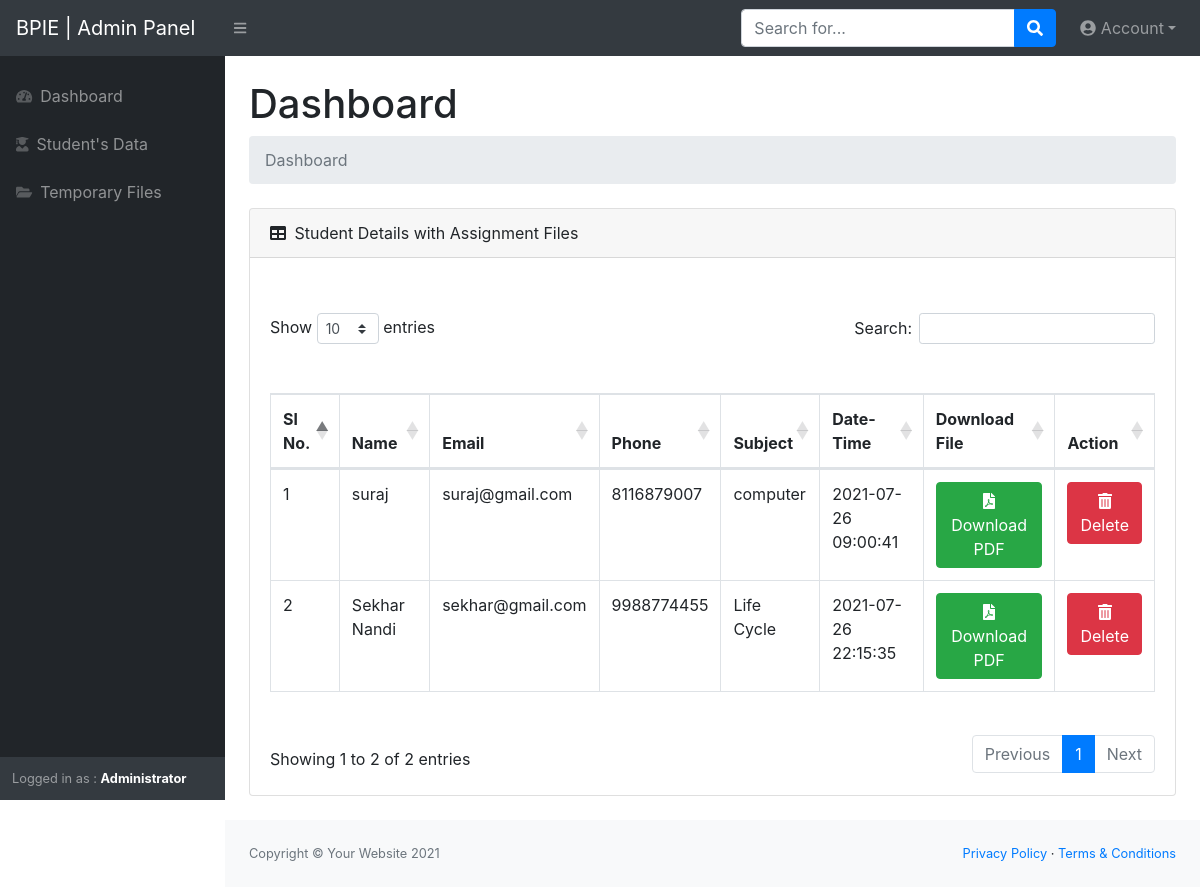
/admin/dashboard1.php (signed in), run on the app's committed database.
### tables this page shows
CREATE TABLE `users` (
  `id` int(11) NOT NULL,
  `name` varchar(255) NOT NULL,
  `email` varchar(255) NOT NULL,
  `phone` varchar(255) NOT NULL,
  `subject` varchar(255) NOT NULL,
  `document` varchar(255) NOT NULL,
  `message` varchar(255) NOT NULL,
  `status` enum('A','D') NOT NULL DEFAULT 'A' COMMENT 'A-Active, D-Deactivate',
  `submitted_date` datetime DEFAULT current_timestamp()
);

### admin/dashboard1.php (the view, shortened to what this page needs)
<?php require('./header.php'); ?>
<?php require('./navbar.php'); ?>
<?php
include '../config/connection.php';
$sql = "select * from users where status='A'";
$result = mysqli_query($conn, $sql);
?>
<div id="layoutSidenav_content">
    <main>
        <div class="container-fluid">
            <h1 class="mt-4">Dashboard</h1>
            <ol class="breadcrumb mb-4">
                <li class="breadcrumb-item active">Dashboard</li>
            </ol>
            <div class="card mb-4">
                <div class="card-header">
                    <i class="fas fa-table mr-1"></i>
                    Student Details with Assignment Files
                </div>
                <div class="card-body">
                    <div class="table-responsive">
                        <table class="table table-bordered" id="dataTable" width="100%" cellspacing="0">
                            <thead>
                                <tr>
                                    <th>Sl No.</th>
                                    <th>Name</th>
                                    <th>Email</th>
                                    <th>Phone</th>
                                    <th>Subject</th>
                                    <th>Date-Time</th>
                                    <th>Download File</th>
                                    <th>Action</th>
                                </tr>
                            </thead>
                            <tbody>
                                <?php
                                $i = 1;
                                while ($row = mysqli_fetch_array($result)) { ?>
                                    <tr>
                                        <td><?php echo $i++; ?></td>
                                        <td><?php echo $row['name']; ?></td>
                                        <td><?php echo $row['email']; ?></td>
                                        <td><?php echo $row['phone']; ?></td>
                                        <td><?php echo $row['subject']; ?></td>
                                        <td><?php echo $row['submitted_date']; ?></td>
                                        <td><a class="btn btn-success" href="../uploads/<?php echo $row['document']; ?>" target="_blank"><i class="fas fa-file-pdf"></i> Download PDF</a></td>
                                        <td><button class='delete btn btn-danger' id='del_<?= $id ?>' data-id='<?= $id ?>'><i class="fas fa-trash-alt"></i> Delete</button></td>
                                    </tr>
                                <?php } ?>
                            </tbody>
                        </table>
                    </div>
                </div>
            </div>
        </div>
    </main>
    <?php require('./footer.php'); ?>

### data on the page
users: name "suraj", email "suraj@gmail.com", phone "8116879007", subject "computer", submitted_date "2021-07-26 09:00:41"
users: name "Sekhar Nandi", email "sekhar@gmail.com", phone "9988774455", subject "Life Cycle", submitted_date "2021-07-26 22:15:35"

### other printed values
$_SESSION['name'] "Administrator"
